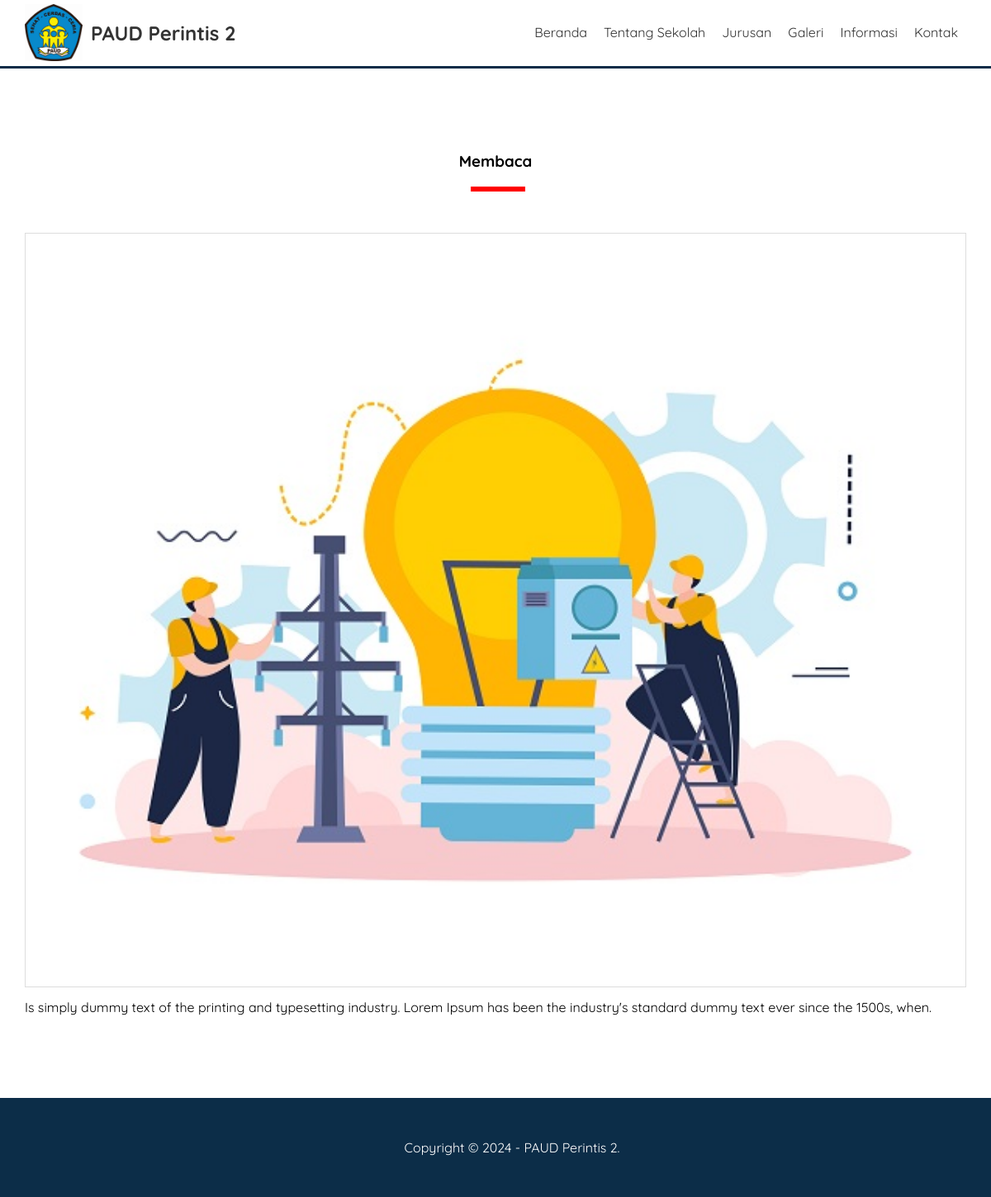
The page /sekolah/detail-jurusan.php?id=2 on the database its author committed.
### tables this page shows
CREATE TABLE `pengaturan` (
  `id` int(11) NOT NULL,
  `nama` varchar(50) NOT NULL,
  `email` varchar(50) NOT NULL,
  `telepon` varchar(20) NOT NULL,
  `alamat` text NOT NULL,
  `logo` varchar(50) NOT NULL,
  `favicon` varchar(50) NOT NULL,
  `tentang_sekolah` text NOT NULL,
  `foto_sekolah` varchar(50) NOT NULL,
  `google_maps` text NOT NULL,
  `nama_kepsek` varchar(50) NOT NULL,
  `foto_kepsek` varchar(50) NOT NULL,
  `sambutan_kepsek` text NOT NULL,
  `created_at` timestamp NOT NULL DEFAULT current_timestamp(),
  `updated_at` datetime DEFAULT NULL
);

CREATE TABLE `jurusan` (
  `id` int(11) NOT NULL,
  `nama` varchar(100) NOT NULL,
  `keterangan` text NOT NULL,
  `gambar` varchar(50) NOT NULL,
  `created_at` timestamp NOT NULL DEFAULT current_timestamp(),
  `updated_at` datetime DEFAULT NULL
);

### sekolah/detail-jurusan.php (the view, shortened to what this page needs)
<?php include 'header.php'; ?>
<div class="section">
	<div class="container">
		<?php
			$jurusan 	= mysqli_query($conn, "SELECT * FROM jurusan WHERE id = '".$_GET['id']."' ");
			$p 			= mysqli_fetch_object($jurusan);
		?>
		<h3 class="text-center"><?= $p->nama ?></h3>
		<img src="uploads/jurusan/<?= $p->gambar ?>" width="100%" class="image">
		<?= $p->keterangan ?>
	</div>
</div>
<?php include 'footer.php'; ?>

### sekolah/header.php (shortened to what this page needs)
<?php
	include 'koneksi.php';
	$identitas = mysqli_query($conn, "SELECT * FROM pengaturan ORDER BY id DESC LIMIT 1");
	$d = mysqli_fetch_object($identitas);
?>
<!DOCTYPE html>
<html>
<head>
	<link rel="stylesheet" type="text/css" href="assets/css/style.css">
</head>
<body>
	<div class="header">
		<div class="container">
			<div class="header-logo">
				<img src="uploads/identitas/<?= $d->logo ?>" width="70">
				<h2><a href="index.php"><?= $d->nama ?></a></h2>
			</div>
			<ul class="header-menu">
				<li><a href="index.php">Beranda</a></li>
				<li><a href="tentang-sekolah.php">Tentang Sekolah</a></li>
				<li><a href="jurusan.php">Jurusan</a></li>
				<li><a href="galeri.php">Galeri</a></li>
				<li><a href="informasi.php">Informasi</a></li>
				<li><a href="kontak.php">Kontak</a></li>
			</ul>
		</div>
	</div>

### sekolah/footer.php (shortened to what this page needs)
	<footer>
		<div class="container text-center">
    Copyright &copy; <?= date('Y') ?> - <?= $d->nama ?>.
		</div>
	</footer>
</body>
</html>

### sekolah/assets/css/style.css (style rules this page uses)
* { margin:0; padding:0; font-family: 'Quicksand', sans-serif; box-sizing: border-box; }
a { text-decoration: none; }
.container { width: 1140px; margin:0 auto; }
.container::after { content: ""; display: block; clear: both; }
.text-center { text-align: center !important; }
.image { border:1px solid #ddd; padding:5px; }
.header { border-bottom:3px solid #0C2D48; }
.header a { color: #333; }
.header-logo { float: left; line-height: 70px; padding:5px 0; }
.header-logo img { float: left; margin-right: 10px; }
.header-logo h2 { float: left; }
.header-menu { float: right; }
.header-menu li { float: left; list-style: none; padding:29px 10px; }
.section { padding:100px 0; }
.section h3 { padding-bottom: 25px; margin-bottom: 50px; position: relative; }
.section h3::after { content: ""; display: block; width:60px; border:3px solid red; position: absolute; bottom: 0; left: calc(50% - 30px); }
.section img { margin-bottom: 10px; }
footer { padding:50px; background-color: #0C2D48; color: #fff; }

### rows shown on the page
pengaturan: logo (picture), nama "PAUD Perintis 2"
jurusan: nama "Membaca", gambar (picture), keterangan "Is simply dummy text of the printing and typesetting industry. Lorem Ipsum has been the industry's standard dummy text ever since the 1500s, when."
